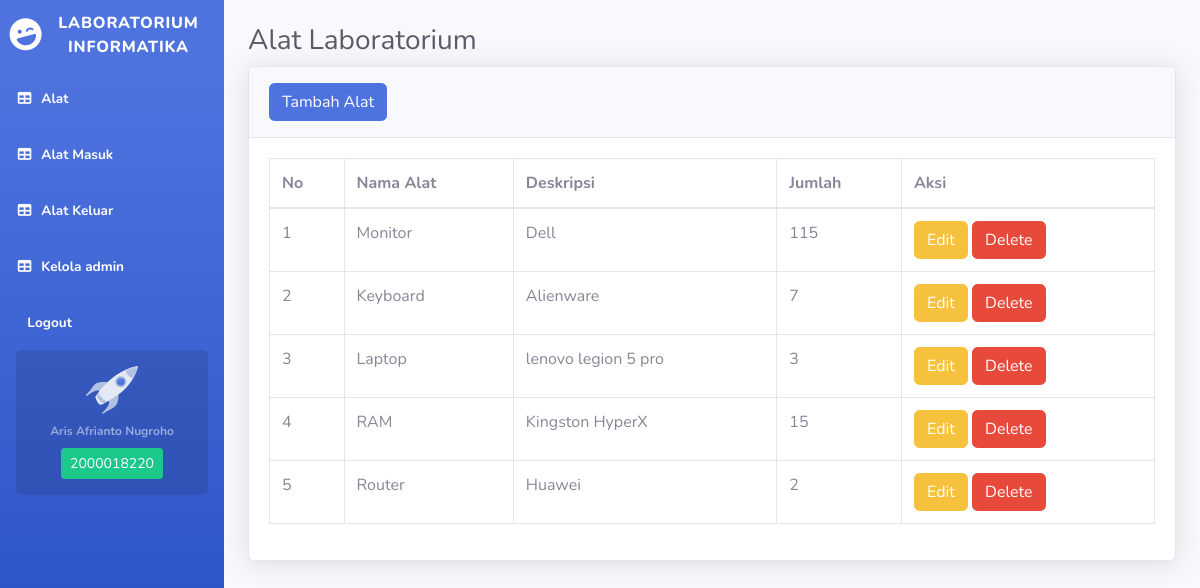
The page / on the database its author committed.
### tables this page shows
CREATE TABLE `jumlah` (
  `idalat` int(11) NOT NULL,
  `namaalat` varchar(50) NOT NULL,
  `deskripsi` varchar(50) NOT NULL,
  `jumlah` int(11) NOT NULL
);

### index.php (the view, shortened to what this page needs)
<?php
require 'function.php';
?>
<!DOCTYPE html>
<html lang="en">
<head>
    <link href="vendor/fontawesome-free/css/all.min.css" rel="stylesheet" type="text/css">
    <link href="css/sb-admin-2.min.css" rel="stylesheet">
</head>
<body id="page-top">
    <div id="wrapper">
        <ul class="navbar-nav bg-gradient-primary sidebar sidebar-dark accordion" id="accordionSidebar">
            <a class="sidebar-brand d-flex align-items-center justify-content-center" href="index.php">
                <div class="sidebar-brand-icon rotate-n-15">
                    <i class="fas fa-laugh-wink"></i>
                </div>
                <div class="sidebar-brand-text mx-3">Laboratorium Informatika</div>
            </a>
            <li class="nav-item active">
                <a class="nav-link" href="index.php">
                    <i class="fas fa-fw fa-table"></i>
                    <span>Alat</span></a>
            </li>
            <li class="nav-item active">
                <a class="nav-link" href="masuk.php">
                    <i class="fas fa-fw fa-table"></i>
                    <span>Alat Masuk</span></a>
            </li>
            <li class="nav-item active">
                <a class="nav-link" href="rusak.php">
                    <i class="fas fa-fw fa-table"></i>
                    <span>Alat Keluar</span></a>
            </li>
            <li class="nav-item active">
                <a class="nav-link" href="admin.php">
                    <i class="fas fa-fw fa-table"></i>
                    <span>Kelola admin</span></a>
            </li>
            <li class="nav-item active">
                <a class="nav-link" href="logout.php">
                    <span> &nbsp; Logout</span></a>
            </li>
            <div class="sidebar-card d-none d-lg-flex">
                <img class="sidebar-card-illustration mb-2" src="img/undraw_rocket.svg" alt="...">
                <p class="text-center mb-2"><strong>Aris Afrianto Nugroho</strong></p>
                <a class="btn btn-success btn-sm">2000018220</a>
            </div>
        </ul>
        <div id="content-wrapper" class="d-flex flex-column">
            <div id="content">
                <div class="container-fluid">
                    <br>
                    <h1 class="h3 mb-2 text-gray-800">Alat Laboratorium</h1>
                    <div class="card shadow mb-4">
                        <div class="card-header py-3">
                              <button type="button" class="btn btn-primary" data-toggle="modal" data-target="#myModal">
                                Tambah Alat
                              </button>
                        </div>
                        <div class="card-body">
                            <div class="table-responsive">
                                <table class="table table-bordered" id="dataTable" width="100%" cellspacing="0">
                                    <thead>
                                        <tr>
                                            <th>No</th>
                                            <th>Nama Alat</th>
                                            <th>Deskripsi</th>
                                            <th>Jumlah</th>
                                            <th>Aksi</th>
                                        </tr>
                                    </thead>
                                    <tbody>
                                        <?php
                                        $ambilsemuadatajumlah = mysqli_query($conn,"select * from jumlah");
                                        $i = 1;
                                        while($data=mysqli_fetch_array($ambilsemuadatajumlah)){
                                            $namaalat = $data['namaalat'];
                                            $deskripsi = $data['deskripsi'];
                                            $jumlah = $data['jumlah'];
                                            $idb = $data['idalat'];
                                        ?>
                                        <tr>
                                            <td><?=$i++;?></td>
                                            <td><?=$namaalat;?></td>
                                            <td><?=$deskripsi;?></td>
                                            <td><?=$jumlah;?></td>
                                            <td>
                                                <button type="button" class="btn btn-warning" data-toggle="modal" data-target="#edit<?=$idb;?>">
                                                Edit
                                                </button>
                                                <button type="button" class="btn btn-danger" data-toggle="modal" data-target="#delete<?=$idb;?>">
                                                Delete
                                                </button>
                                            </td>
                                        </tr>
                                        <?php
                                            }
                                        ?>
                                    </tbody>
                                </table>
                            </div>
                        </div>
                    </div>
                </div>
            </div>
        </div>
    </div>
</body>
</html>

### rows shown on the page
jumlah: namaalat "Monitor", deskripsi "Dell", jumlah "115"
jumlah: namaalat "Keyboard", deskripsi "Alienware", jumlah "7"
jumlah: namaalat "Laptop", deskripsi "lenovo legion 5 pro", jumlah "3"
jumlah: namaalat "RAM", deskripsi "Kingston HyperX", jumlah "15"
jumlah: namaalat "Router", deskripsi "Huawei", jumlah "2"
